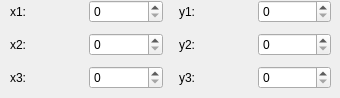
        <widget class="QWidget" name="polyline_dim">
         <widget class="QWidget" name="formLayoutWidget_4">
          <property name="geometry">
           <rect>
            <x>10</x>
            <y>0</y>
            <width>321</width>
            <height>89</height>
           </rect>
          </property>
          <layout class="QGridLayout" name="pLine_dim_grid">
           <item row="2" column="5">
            <widget class="QSpinBox" name="pLine_y3_value"/>
           </item>
           <item row="0" column="5">
            <widget class="QSpinBox" name="pLine_y1_value"/>
           </item>
           <item row="0" column="1">
            <widget class="QSpinBox" name="pLine_x1_value"/>
           </item>
           <item row="0" column="0">
            <widget class="QLabel" name="pLine_x1_label">
             <property name="text">
              <string>x1: </string>
             </property>
            </widget>
           </item>
           <item row="1" column="0">
            <widget class="QLabel" name="pLine_x2_label">
             <property name="text">
              <string>x2: </string>
             </property>
            </widget>
           </item>
           <item row="0" column="4">
            <widget class="QLabel" name="pLine_y1_label">
             <property name="text">
              <string>y1: </string>
             </property>
            </widget>
           </item>
           <item row="1" column="4">
            <widget class="QLabel" name="pLine_y2_label">
             <property name="text">
              <string>y2: </string>
             </property>
            </widget>
           </item>
           <item row="1" column="5">
            <widget class="QSpinBox" name="pLine_y2_value"/>
           </item>
           <item row="1" column="1">
            <widget class="QSpinBox" name="pLine_x2_value"/>
           </item>
           <item row="2" column="0">
            <widget class="QLabel" name="pLine_x3_label">
             <property name="text">
              <string>x3:</string>
             </property>
            </widget>
           </item>
           <item row="2" column="4">
            <widget class="QLabel" name="pLine_y3_label">
             <property name="text">
              <string>y3:</string>
             </property>
            </widget>
           </item>
           <item row="2" column="1">
            <widget class="QSpinBox" name="pLine_x3_value"/>
           </item>
           <item row="1" column="3">
            <spacer name="verticalSpacer_2">
             <property name="orientation">
              <enum>Qt::Vertical</enum>
             </property>
             <property name="sizeHint" stdset="0">
              <size>
               <width>10</width>
               <height>40</height>
              </size>
             </property>
            </spacer>
           </item>
          </layout>
         </widget>
        </widget>
